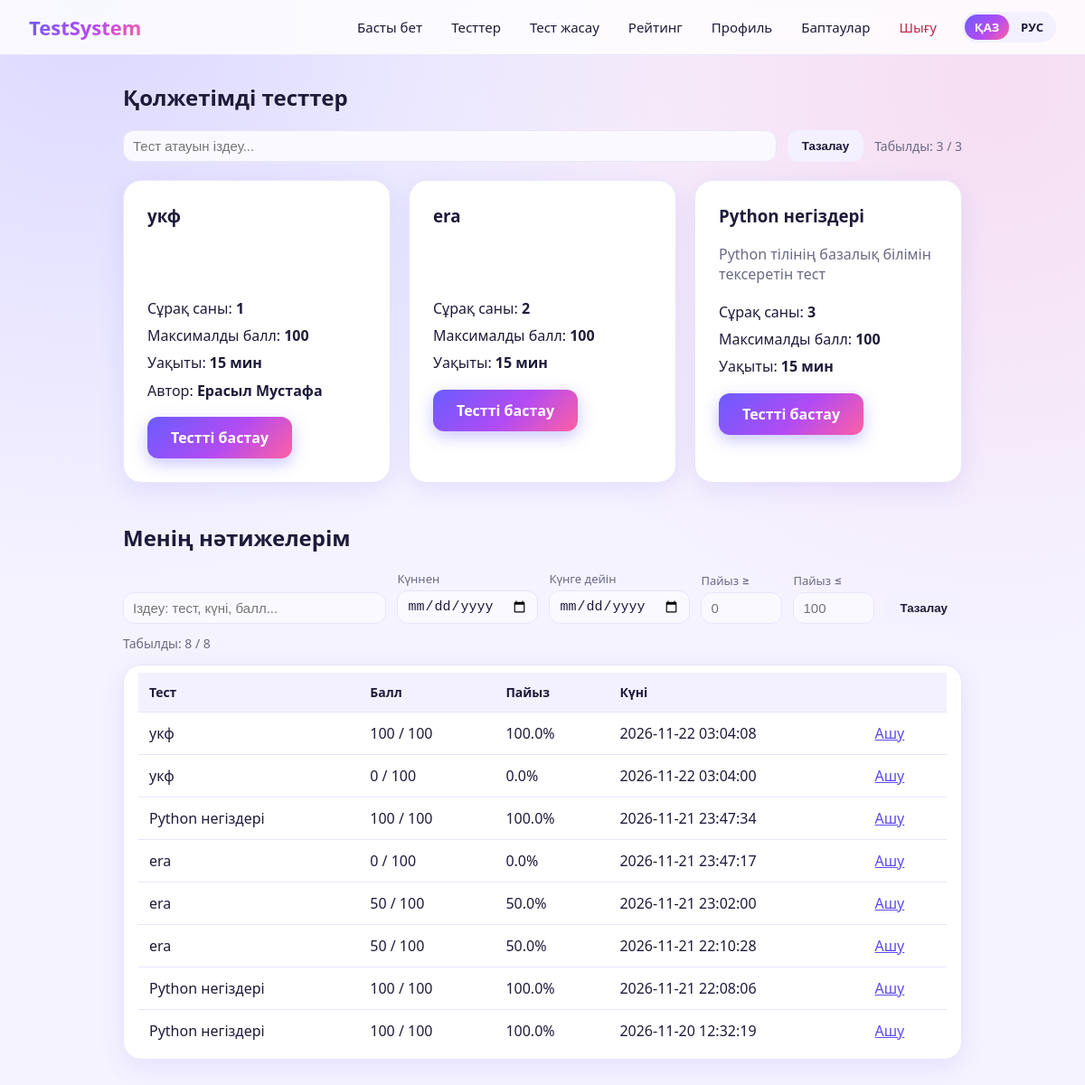
The page /tests (signed in) on the database its author committed.
### models/test.py (models this page shows)
class Test(Base):
    __tablename__ = "tests"
    id: Mapped[int] = mapped_column(Integer, primary_key=True, autoincrement=True)
    title: Mapped[str] = mapped_column(String, nullable=False)
    description: Mapped[str | None] = mapped_column(String)
    max_score: Mapped[int] = mapped_column(Integer, nullable=False, default=100,
                                           server_default="100")
    duration_minutes: Mapped[int] = mapped_column(Integer, nullable=False, default=20,
                                                  server_default="20")
    created_at: Mapped[str | None] = mapped_column(String,
                                                   server_default=func.current_timestamp())
    created_by: Mapped[int | None] = mapped_column(
        ForeignKey("users.id", ondelete="SET NULL"), nullable=True)
    category_id: Mapped[int | None] = mapped_column(
        ForeignKey("categories.id", ondelete="SET NULL"), nullable=True)
    category = relationship("Category", back_populates="tests")
    questions = relationship("Question", back_populates="test",
                             cascade="all, delete-orphan", order_by="Question.id")

### models/result.py (models this page shows)
class Result(Base):
    __tablename__ = "results"
    id: Mapped[int] = mapped_column(Integer, primary_key=True, autoincrement=True)
    user_id: Mapped[int] = mapped_column(ForeignKey("users.id", ondelete="CASCADE"),
                                         nullable=False)
    test_id: Mapped[int] = mapped_column(ForeignKey("tests.id", ondelete="CASCADE"),
                                         nullable=False)
    score: Mapped[int] = mapped_column(Integer, nullable=False)
    max_score: Mapped[int] = mapped_column(Integer, nullable=False)
    percent: Mapped[float] = mapped_column(Float, nullable=False)
    taken_at: Mapped[str | None] = mapped_column(String,
                                                 server_default=func.current_timestamp())
    user = relationship("User", back_populates="results")
    test = relationship("Test")
    answers = relationship("ResultAnswer", back_populates="result",
                           cascade="all, delete-orphan", order_by="ResultAnswer.position")

### main.py (the view)
@app.get("/tests", name="tests", dependencies=[Depends(login_required)])
def tests_page(request: Request):
    conn = get_db()
    rows = conn.execute("""
        SELECT t.*, COUNT(q.id) AS q_count, u.full_name AS author
        FROM tests t
        LEFT JOIN questions q ON q.test_id = t.id
        LEFT JOIN users u ON u.id = t.created_by
        GROUP BY t.id
        HAVING COUNT(q.id) > 0
        ORDER BY t.id DESC
    """).fetchall()
    my_results = conn.execute("""
        SELECT r.*, t.title
        FROM results r
        JOIN tests t ON t.id = r.test_id
        WHERE r.user_id = ?
        ORDER BY r.id DESC
    """, (request.session["user_id"],)).fetchall()
    conn.close()
    return render(request, "tests.html", tests=rows, my_results=my_results)

### templates/tests.html (shortened to what this page needs)
{% extends "base.html" %}
{% block content %}
<h2>Қолжетімді тесттер</h2>
{% if tests %}
<div class="filter-bar" data-target="testsGrid">
    <input type="text" class="f-search" placeholder="Тест атауын іздеу...">
    <button type="button" class="f-reset">Тазалау</button>
    <span class="f-count"></span>
</div>
<div class="grid" id="testsGrid">
    {% for t in tests %}
    <div class="card test-card" data-row>
        <h3>{{ t.title }}</h3>
        <p class="desc">{{ t.description }}</p>
        <ul class="meta">
            <li>Сұрақ саны: <b>{{ t.q_count }}</b></li>
            <li>Максималды балл: <b>{{ t.max_score }}</b></li>
            <li>Уақыты: <b>{{ t.duration_minutes }} мин</b></li>
            {% if t.author %}<li>Автор: <b>{{ t.author }}</b></li>{% endif %}
        </ul>
        <a class="btn" href="{{ url_for('take_test', test_id=t.id) }}">Тестті бастау</a>
    </div>
    {% endfor %}
</div>
{% else %}
<p>Әзірге тесттер жоқ.</p>
{% endif %}
<h2 class="section-title">Менің нәтижелерім</h2>
{% if my_results %}
<div class="filter-bar" data-target="myResults">
    <input type="text" class="f-search" placeholder="Іздеу: тест, күні, балл...">
    <label>Күннен <input type="date" class="f-from"></label>
    <label>Күнге дейін <input type="date" class="f-to"></label>
    <label>Пайыз ≥ <input type="number" class="f-min" min="0" max="100" placeholder="0"></label>
    <label>Пайыз ≤ <input type="number" class="f-max" min="0" max="100" placeholder="100"></label>
    <button type="button" class="f-reset">Тазалау</button>
    <span class="f-count"></span>
</div>
<div class="card table-card" id="myResults">
    <table>
        <tr>
            <th>Тест</th>
            <th>Балл</th>
            <th>Пайыз</th>
            <th>Күні</th>
            <th></th>
        </tr>
        {% for r in my_results %}
        <tr data-row data-date="{{ r.taken_at[:10] }}" data-percent="{{ r.percent }}">
            <td>{{ r.title }}</td>
            <td>{{ r.score }} / {{ r.max_score }}</td>
            <td>{{ r.percent }}%</td>
            <td>{{ r.taken_at }}</td>
            <td><a href="{{ url_for('result', result_id=r.id) }}">Ашу</a></td>
        </tr>
        {% endfor %}
    </table>
</div>
{% else %}
<p>Сіз әлі ешқандай тест тапсырған жоқсыз.</p>
{% endif %}
{% endblock %}

### templates/base.html (shortened to what this page needs)
<!DOCTYPE html>
<html lang="kk">
<head>
    <link rel="stylesheet" href="{{ url_for('static', filename='style.css') }}">
</head>
<body>
    <nav class="navbar">
        <a class="brand" href="{{ url_for('index') }}">TestSystem</a>
        <div class="nav-links">
            <a href="{{ url_for('index') }}">Басты бет</a>
            {% if session.get('user_id') %}
                <a href="{{ url_for('tests') }}">Тесттер</a>
                {% if session.get('role') != 'admin' %}
                    <a href="{{ url_for('my_tests') }}">Тест жасау</a>
                {% endif %}
                <a href="{{ url_for('rating') }}">Рейтинг</a>
                <a href="{{ url_for('profile') }}">Профиль</a>
                <a href="{{ url_for('profile', tab='settings') }}">Баптаулар</a>
                <a class="logout" href="{{ url_for('logout') }}">Шығу</a>
            {% else %}
                <a href="{{ url_for('login') }}">Кіру</a>
                <a class="btn-small" href="{{ url_for('register') }}">Тіркелу</a>
            {% endif %}
            <div class="lang-switch">
                <a href="{{ url_for('set_lang', code='kz') }}" class="{% if lang == 'kz' %}active{% endif %}">ҚАЗ</a>
                <a href="{{ url_for('set_lang', code='ru') }}" class="{% if lang == 'ru' %}active{% endif %}">РУС</a>
            </div>
        </div>
    </nav>
    <main class="container">
        {% block content %}{% endblock %}
    </main>
</body>
</html>

### static/style.css (style rules this page uses)
:root { --bg: #f5f3ff; --surface: #ffffff; --text: #1e1b3a; --muted: #6b6a85; --border: #e8e5fb; --link: #5b4bf0; --grad: linear-gradient(135deg, #6a5cff 0%, #b24bf3 55%, #ff5fa2 100%); --grad-soft: linear-gradient(135deg, #ece9ff, #ffe6f1); --shadow: 0 8px 28px rgba(106, 92, 255, .12); --nav: rgba(255, 255, 255, .8); --input-bg: #faf9ff; --th-bg: #f3f0ff; --success-bg: #e3f9ee; --success: #14804a; --error-bg: #ffe8ee; --error: #c2264b; }
* { box-sizing: border-box; }
body { margin: 0; min-height: 100vh; color: var(--text); font-family: 'Segoe UI', system-ui, -apple-system, Arial, sans-serif; background-color: var(--bg); background-image: radial-gradient(circle at 8% 0%, rgba(106, 92, 255, .18), transparent 40%), radial-gradient(circle at 92% 8%, rgba(255, 95, 162, .15), transparent 40%); background-attachment: fixed; }
a { color: var(--link); }
h2, h3 { margin-top: 0; }
.container { max-width: 960px; margin: 30px auto; padding: 0 16px; }
.section-title { margin-top: 44px; }
.navbar { position: sticky; top: 0; z-index: 10; display: flex; justify-content: space-between; align-items: center; padding: 12px 32px; background: var(--nav); backdrop-filter: blur(12px); border-bottom: 1px solid var(--border); }
.brand { font-weight: 800; font-size: 22px; text-decoration: none; background: var(--grad); -webkit-background-clip: text; background-clip: text; color: transparent; }
.nav-links { display: flex; align-items: center; gap: 4px; flex-wrap: wrap; }
.nav-links a { color: var(--text); text-decoration: none; padding: 8px 14px; border-radius: 20px; font-size: 15px; transition: background .15s; }
.nav-links a.logout { color: var(--error); }
.btn { display: inline-block; background: var(--grad); color: #fff; border: none; padding: 12px 26px; border-radius: 12px; cursor: pointer; text-decoration: none; font-size: 16px; font-weight: 600; box-shadow: 0 6px 18px rgba(106, 92, 255, .35); transition: transform .15s, box-shadow .15s; }
.card { background: var(--surface); padding: 26px; border-radius: 20px; box-shadow: var(--shadow); border: 1px solid var(--border); }
label { display: block; margin: 14px 0 6px; font-weight: 600; font-size: 14px; }
input, select { width: 100%; padding: 11px 14px; border: 1.5px solid var(--border); border-radius: 12px; background: var(--input-bg); color: var(--text); font-size: 15px; transition: border-color .15s, box-shadow .15s; }
.table-card { overflow-x: auto; padding: 8px 16px; }
table { width: 100%; border-collapse: collapse; }
th, td { padding: 12px; text-align: left; border-bottom: 1px solid var(--border); }
th { background: var(--th-bg); font-size: 14px; }
tr:last-child td { border-bottom: none; }
.filter-bar { display: flex; flex-wrap: wrap; gap: 12px; align-items: flex-end; margin-bottom: 14px; }
.filter-bar .f-search { flex: 1 1 220px; width: auto; }
.filter-bar label { margin: 0; font-size: 13px; color: var(--muted); font-weight: 500; display: flex; flex-direction: column; gap: 4px; }
.filter-bar input { width: auto; padding: 8px 10px; }
.filter-bar input[type=number] { width: 90px; }
.f-reset { background: var(--th-bg); color: var(--text); border: none; padding: 10px 16px; border-radius: 12px; cursor: pointer; font-weight: 600; }
.f-count { color: var(--muted); font-size: 14px; align-self: center; }
.grid { display: grid; grid-template-columns: repeat(auto-fill, minmax(260px, 1fr)); gap: 20px; margin-top: 20px; }
.test-card { transition: transform .2s, box-shadow .2s; }
.desc { color: var(--muted); min-height: 40px; }
.meta { list-style: none; padding: 0; margin: 14px 0; line-height: 1.9; }
.lang-switch { display: flex; gap: 2px; margin-left: 10px; padding: 3px; border-radius: 20px; background: var(--th-bg); }
.nav-links .lang-switch a { padding: 5px 11px; font-size: 13px; font-weight: 700; border-radius: 16px; }
.nav-links .lang-switch a.active { background: var(--grad); color: #fff; }

### rows shown on the page
Test: title "укф", q_count "1", max_score "100", duration_minutes "15", author "Ерасыл Мустафа"
Test: title "era", q_count "2", max_score "100", duration_minutes "15"
Test: title "Python негіздері", description "Python тілінің базалық білімін тексеретін тест", q_count "3", max_score "100", duration_minutes "15"
Result: title "укф", score "100", max_score "100", percent "100.0", taken_at "2026-11-22 03:04:08"
Result: title "укф", score "0", max_score "100", percent "0.0", taken_at "2026-11-22 03:04:00"
Result: title "Python негіздері", score "100", max_score "100", percent "100.0", taken_at "2026-11-21 23:47:34"
Result: title "era", score "0", max_score "100", percent "0.0", taken_at "2026-11-21 23:47:17"
Result: title "era", score "50", max_score "100", percent "50.0", taken_at "2026-11-21 23:02:00"
Result: title "era", score "50", max_score "100", percent "50.0", taken_at "2026-11-21 22:10:28"
Result: title "Python негіздері", score "100", max_score "100", percent "100.0", taken_at "2026-11-21 22:08:06"
Result: title "Python негіздері", score "100", max_score "100", percent "100.0", taken_at "2026-11-20 12:32:19"
